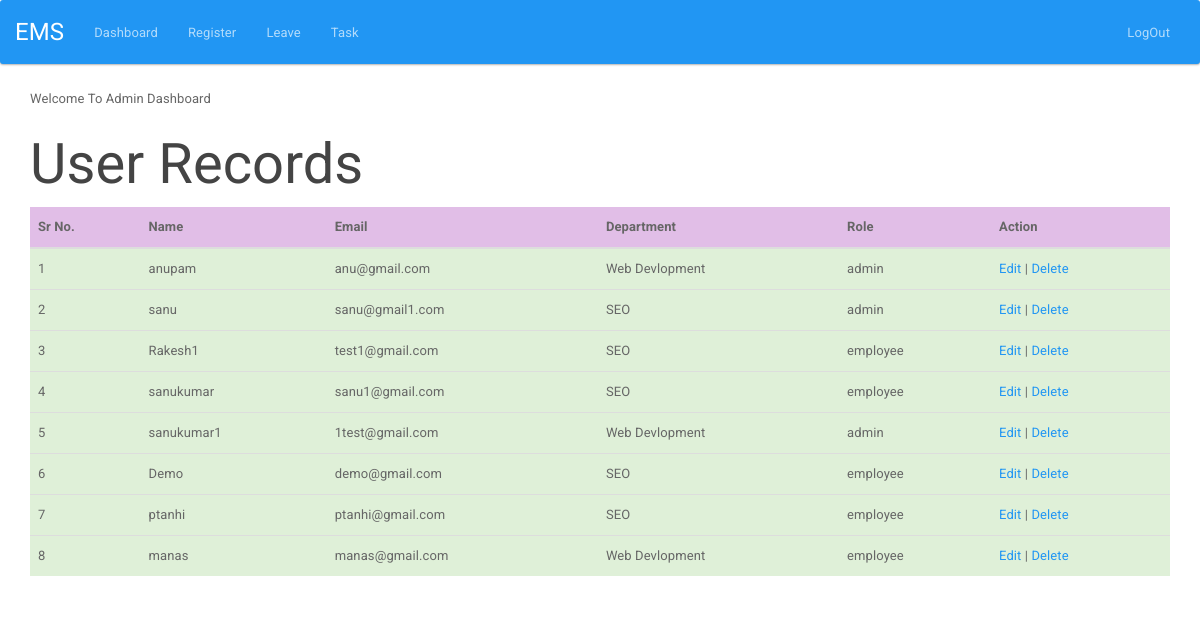
The page /admin/dashboard.php (signed in) on the database its author committed.
### tables this page shows
CREATE TABLE `Users` (
  `user_id` int(255) NOT NULL,
  `name` varchar(1000) NOT NULL,
  `email` varchar(1000) NOT NULL,
  `password` varchar(1000) NOT NULL,
  `department` varchar(1000) NOT NULL,
  `role` varchar(100) NOT NULL,
  `created_on` timestamp(5) NOT NULL DEFAULT current_timestamp(5)
);

### admin/dashboard.php (the view, shortened to what this page needs)
<?php include"../authentication/auth.php"; ?>
<!DOCTYPE html>
<html>
<head>
  <link rel="stylesheet" type="text/css" href="../css/style.css">
</head>
<body>
  <?php include 'header.php'; ?>
<div class="container">
<?php echo "Welcome To Admin Dashboard"; ?>
<h1>User Records</h1>
<table class="table table-striped table-hover ">
  <thead>
    <tr class="info">
      <th>Sr No.</th>
      <th>Name</th>
      <th>Email</th>
      <th>Department</th>
      <th>Role</th>
      <th>Action</th>
    </tr>
  </thead>
  <tbody>
    <?php
     $i = 1;
      $query= "select * from Users";
      $res=mysqli_query($conn,$query);
      $count=mysqli_num_rows($res);
      if($count>0)
      {
      while($row= mysqli_fetch_array($res))
      {
    ?>
    <tr class="success">
      <td><?php echo $i; ?></td>
      <td><?php echo $row['name']; ?></td>
      <td><?php echo $row['email']; ?></td>
      <td><?php echo $row['department']; ?></td>
      <td><?php echo $row['role']; ?></td>
      <td><a href="edituser.php?id=<?php echo $row['user_id']; ?>">Edit</a>
        | <a href="deletuser.php?id=<?php echo $row['user_id']; ?>">Delete</a></td>
    </tr>
   <?php $i++; }}else{
    echo "No Record Found";
   } ?>
  </tbody>
</table>
</div>
</body>
</html>

### admin/header.php (shortened to what this page needs)
<header>
    <nav class="navbar navbar-inverse">
  <div class="container-fluid">
    <div class="navbar-header">
      <a class="navbar-brand" href="#">EMS</a>
    </div>
    <div class="collapse navbar-collapse" id="bs-example-navbar-collapse-2">
      <ul class="nav navbar-nav">
       <li><a href="dashboard.php">Dashboard</a></li>
        <li><a href="register.php">Register</a></li>
        <li><a href="assignleave.php">Leave</a></li>
        <li><a href="task.php">Task</a></li>
      </ul>
      <ul class="nav navbar-nav navbar-right">
        <li><a href="logout.php">LogOut</a></li>
      </ul>
    </div>
  </div>
</nav>
  </header>

### rows shown on the page
users: name "anupam", email "anu@gmail.com", department "Web Devlopment", role "admin"
users: name "sanu", email "sanu@gmail1.com", department "SEO", role "admin"
users: name "Rakesh1", email "test1@gmail.com", department "SEO", role "employee"
users: name "sanukumar", email "sanu1@gmail.com", department "SEO", role "employee"
users: name "sanukumar1", email "1test@gmail.com", department "Web Devlopment", role "admin"
users: name "Demo", email "demo@gmail.com", department "SEO", role "employee"
users: name "ptanhi", email "ptanhi@gmail.com", department "SEO", role "employee"
users: name "manas", email "manas@gmail.com", department "Web Devlopment", role "employee"
